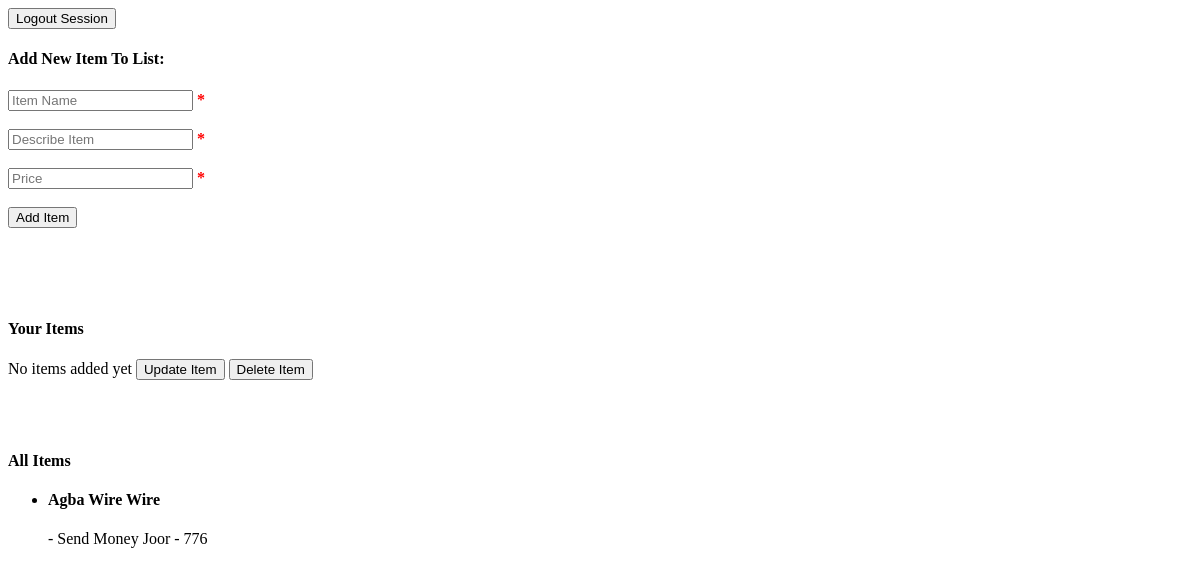
/dashboard.php, run on an earlier commit of the app's database.
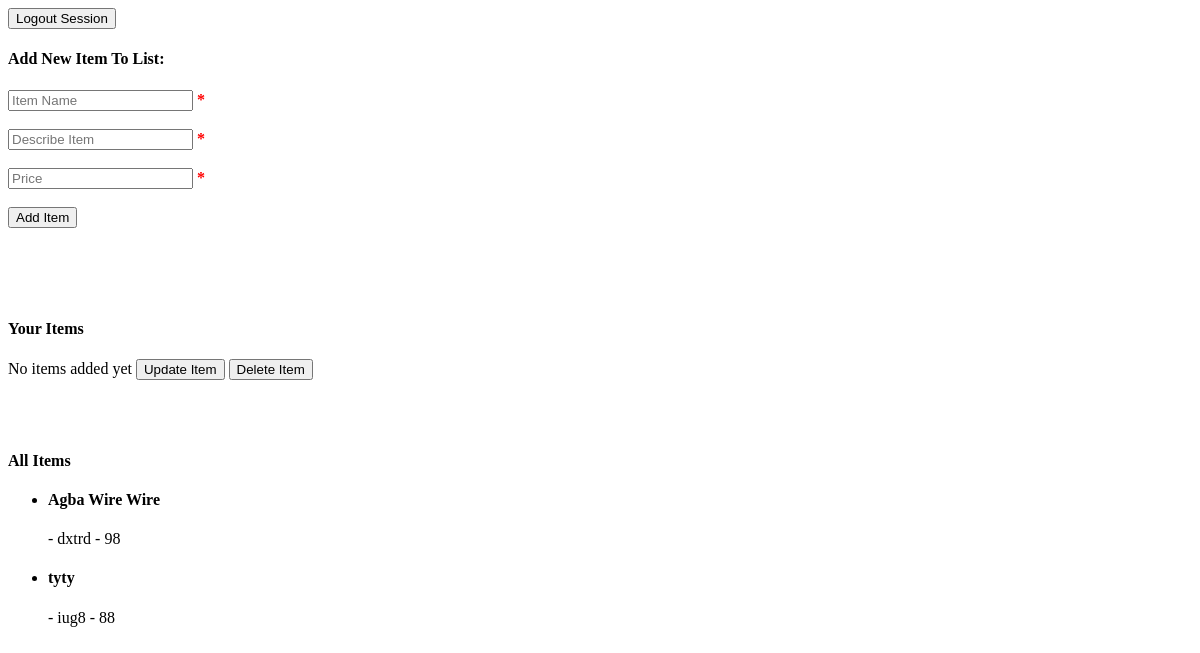
And on a later commit of the database.
### tables this page shows
CREATE TABLE `items` (
  `item_id` int(16) UNSIGNED NOT NULL,
  `item_name` varchar(255) NOT NULL,
  `item_description` varchar(1000) NOT NULL,
  `item_price` int(16) NOT NULL,
  `item_time_added` timestamp NOT NULL DEFAULT current_timestamp(),
  `item_last_updated` timestamp NOT NULL DEFAULT current_timestamp() ON UPDATE current_timestamp(),
  `item_creator_email` varchar(255) NOT NULL
);

### dashboard.php (the view, shortened to what this page needs)
<?php
    require "db-conn.php";
    $userItems = [];
    $allItems = [];
    readAllItems();
?>
<?php
    $itemNameErr = $itemDescriptionErr = $itemPriceErr = "";
    function readAllItems () {
        global $allItems, $conn;
        $sql = "SELECT item_id, item_name, item_description, item_price FROM Items";
        $result = $conn->query($sql);
        if ($result->num_rows > 0) {
            while ($row = $result->fetch_assoc()) {
                $allItems[$row["item_id"]] = [$row["item_id"], $row["item_name"], $row["item_description"], $row["item_price"]];
            }
            return true;
        } else {
            return false;
        }
    }
?>
<!DOCTYPE html>
<html lang="en">
<head>
</head>
<body>
    <div class="logout" name="logout">
        <form action="<?php echo htmlspecialchars("index.php"); ?>" method="post">
            <input type="submit" name="logout" value="Logout Session">
        </form>
    </div>
    <div class="add-item" name="add-item">
        <form action="<?php echo htmlspecialchars($_SERVER["PHP_SELF"]); ?>" method="post">
            <h4>Add New Item To List:<h4> <input type="text" name="item-name" value="" placeholder="Item Name" required>
            <span class="error">* <?php echo $itemNameErr; ?></span><br><br>
            <input type="text" name="item-description" value="" placeholder="Describe Item" required>
            <span class="error">* <?php echo $itemDescriptionErr; ?></span><br><br>
            <input type="number" name="item-price" value="" placeholder="Price" required>
            <span class="error">* <?php echo $itemPriceErr; ?></span><br><br>
            <input type="submit" name="submit" value="Add Item">
        </form>
    </div>
    <div class="items" name="user-items">
        <form id="radio-form" action="<?php echo htmlspecialchars($_SERVER["PHP_SELF"]); ?>" method="post">
            <h4>Your Items</h4>
            <?php
                if (empty($userItems) == FALSE) {
                    foreach ($userItems as $key => $value) {
                        echo "<input type=\"radio\" name=\"radio\" id=\"{$key}\" value=\"{$key}\"> <b>{$key}</b>  <span name=\"{$value[2]}\">   - {$value[2]}</span> <span name=\"{$value[3]}\">   - {$value[3]}</span>  <br><br>";
                    }
                } else {
                    echo "No items added yet";
                }
            ?>
                <input type="button" name="update-btn" id="update-btn" value="Update Item">
                <input type="submit" name="delete-btn" id="delete-btn" value="Delete Item">
        </form>
    </div>
    <div class="items" name="all-items">
        <form action="<?php echo htmlspecialchars($_SERVER["PHP_SELF"]); ?>" method="post">
            <h4>All Items</h4>
            <ul>
            <?php
                if (readAllItems()) {
                    foreach ($allItems as $key => $value) {
                        echo "<li><h4 name=\"{$value[1]}\">{$value[1]}</h4>
                        <span name=\"{$value[2]}\">   - {$value[2]}</span>
                        <span name=\"{$value[3]}\">   - {$value[3]}</span></li>";
                    }
                } else {
                    echo "No items added yet";
                }
            ?>
            </ul>
        </form>
    </div>
</body>
</html>

### dashboard.php (style rules this page uses)
.error { color: #FF0000; }
.items { padding-top: 50px; }

What changed in the data, as far as the page shows it:
changed items "Agba Wire Wire": item_description "Send Money Joor" → "dxtrd"; item_price "776" → "98"
added items: item_name "tyty", item_description "iug8", item_price "88"
